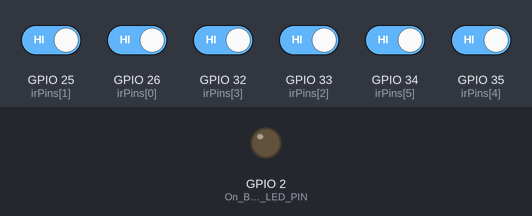
A sketch run on a simulated ESP32. Parts: output pins drawn as LEDs (lit = HIGH). The inputs (shaded band) are chosen by the test bench; at power-on: GPIO 25 (irPins[1]), GPIO 26 (irPins[0]), GPIO 32 (irPins[3]), GPIO 33 (irPins[2]), GPIO 34 (irPins[5]), GPIO 35 (irPins[4]) HIGH. WiFi joins after 1.5 s; servers stay silent unless stated; uploads are accepted with an empty reply; what the sketch prints to the serial monitor is not drawn.

Above: at 3.7 s.
3.8 s: GPIO 25 (irPins[1]) driven LOW
At 7.86 s:
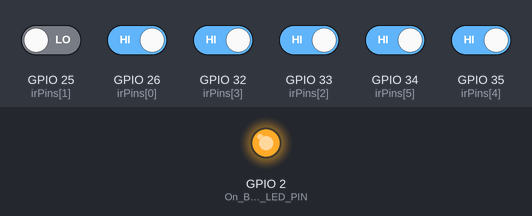
9.6 s: GPIO 26 (irPins[0]) driven LOW
19.7 s: GPIO 32 (irPins[3]) driven LOW
30.1 s: GPIO 33 (irPins[2]) driven LOW
40.6 s: GPIO 35 (irPins[4]) driven LOW
51.0 s: GPIO 25 (irPins[1]) driven HIGH
Timing chart, 0 to 61.7 s (numbered marks = the images above; inputs shaded):
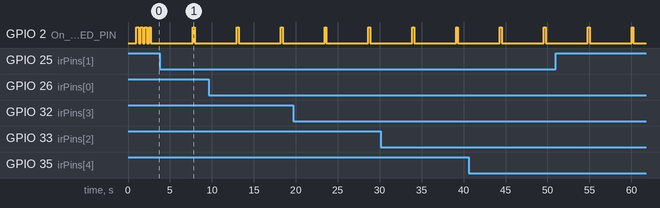

Measured:
- by itself, GPIO 2 (On_Board_LED_PIN): alternates HIGH for 0.22 s and LOW for 5.0 s

The sketch:

IotBasedParkingSystem.ino
```cpp
#include "WiFi.h"
#include <HTTPClient.h>

// Defining LED PINs on the ESP32 Board.
#define On_Board_LED_PIN  2


const int irPins[] = {26, 25, 33, 32, 35, 34};
const int numSensors = 6;
String Slot[6] ; // Store pin numbers as integers
// Google script Web_App_URL.
String Web_App_URL = "https://script.google.com/macros/s/AKfycbxyJI5C1ER_ny99EZ2oJhCEC2zRveaktq64joqZ9kJwZjP7NZrBpH5xcEmLn2vFlr3V/exec?sts=write&"; // ADD ?sts=write&

//----------------------------------------SSID and PASSWORD of your WiFi network.
const char* ssid = "5G";  //--> Your wifi name
const char* password = "mizan880389"; //--> Your wifi password
//----------------------------------------


//________________________________________________________________________________VOID SETUP()
void setup() {
  // put your setup code here, to run once:

  Serial.begin(115200);
   delay(1000);
  for (int i = 0; i < numSensors; i++) {
  pinMode(irPins[i], INPUT);
  }
  Serial.println();
  pinMode(On_Board_LED_PIN, OUTPUT);

  //----------------------------------------Set Wifi to STA mode
  Serial.println();
  Serial.println("-------------");
  Serial.println("WIFI mode : STA");
  WiFi.mode(WIFI_STA);
  Serial.println("-------------");
  //----------------------------------------

  //----------------------------------------Connect to Wi-Fi (STA).
  Serial.println();
  Serial.println("------------");
  Serial.print("Connecting to ");
  Serial.println(ssid);
  WiFi.begin(ssid, password);

  //:::::::::::::::::: The process of connecting ESP32 with WiFi Hotspot / WiFi Router.
  // The process timeout of connecting ESP32 with WiFi Hotspot / WiFi Router is 20 seconds.
  // If within 20 seconds the ESP32 has not been successfully connected to WiFi, the ESP32 will restart.
  // I made this condition because on my ESP32, there are times when it seems like it can't connect to WiFi, so it needs to be restarted to be able to connect to WiFi.

  int connecting_process_timed_out = 20; //--> 20 = 20 seconds.
  connecting_process_timed_out = connecting_process_timed_out * 2;
  while (WiFi.status() != WL_CONNECTED) {
    Serial.print(".");
    digitalWrite(On_Board_LED_PIN, HIGH);
    delay(250);
    digitalWrite(On_Board_LED_PIN, LOW);
    delay(250);
    if (connecting_process_timed_out > 0) connecting_process_timed_out--;
    if (connecting_process_timed_out == 0) {
      delay(1000);
      ESP.restart();
    }
  }

  digitalWrite(On_Board_LED_PIN, LOW);

  Serial.println();
  Serial.println("WiFi connected");
  Serial.println("------------");
  //::::::::::::::::::
  //----------------------------------------


}
//________________________________________________________________________________

//________________________________________________________________________________VOID LOOP()
void loop() {

  for (int i = 0; i < numSensors; i++) {
    int sensorValue = digitalRead(irPins[i]);
    if (sensorValue == 0) {
      Slot[i] = "Occupied";
      Serial.print("Slot ");
      Serial.print(i);
      Serial.println(": Occupied");
    } else {
      Slot[i] = "Available";
      Serial.print("Slot ");
      Serial.print(i);
      Serial.println(": Available");
    }
  }
String Send_Data_URL = Web_App_URL + "slot0=" + Slot[0] + "&slot1=" + Slot[1] + "&slot2=" + Slot[2] + "&slot3=" + Slot[3] + "&slot4=" + Slot[4] + "&slot5=" + Slot[5];
  //----------------------------------------Conditions that are executed when WiFi is connected.
  // This condition is the condition for sending or writing data to Google Sheets.
  if (WiFi.status() == WL_CONNECTED) {
    digitalWrite(On_Board_LED_PIN, HIGH);


    Serial.println();
    Serial.println("-------------");
    Serial.println("Send data to Google Spreadsheet...");
    Serial.print("URL : ");
    Serial.println(Send_Data_URL);

    //::::::::::::::::::The process of sending or writing data to Google Sheets.
      // Initialize HTTPClient as "http".
      HTTPClient http;

      // HTTP GET Request.
      http.begin(Send_Data_URL.c_str());
      http.setFollowRedirects(HTTPC_STRICT_FOLLOW_REDIRECTS);

      // Gets the HTTP status code.
      int httpCode = http.GET();
      Serial.print("HTTP Status Code : ");
      Serial.println(httpCode);

      // Getting response from google sheets.
      String payload;
      if (httpCode > 0) {
        payload = http.getString();
        Serial.println("Payload : " + payload);
      }

      http.end();
    //::::::::::::::::::

    digitalWrite(On_Board_LED_PIN, LOW);
    Serial.println("-------------");
  }
  //----------------------------------------

  delay(5000);
}
//________________________________________________________________________________
//<<<<<<<<<<<<<<<<<<<<<<<<<<<<<<<<<<<<<<<<<<<<<<<<<<<<<<<<<<<<<<<<<<<<<<<<<<<<<<<<<<<<<<<<<
```
